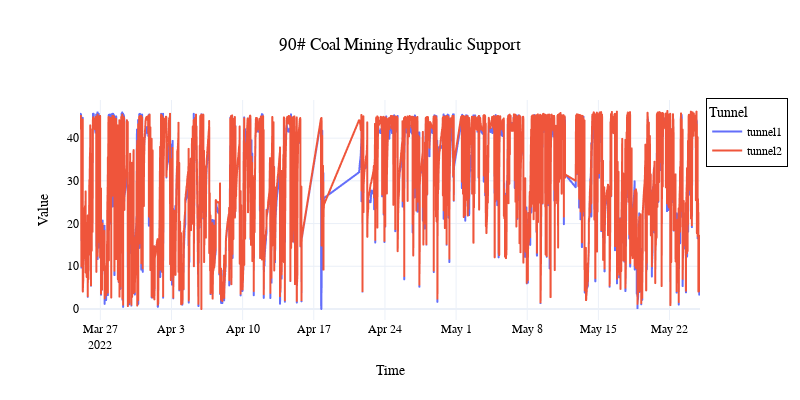

Notebook cell for this chart:
### Code cell
# 创建线图
title = '90# Coal Mining Hydraulic Support'
fig = px.line(prep_data[4], y=['tunnel1', 'tunnel2'], title=title)

# 更新布局和样式
fig.update_layout(
    template='plotly_white',  # 使用白色背景的模板
    title={'text': title, 'x':0.5, 'xanchor': 'center'},  # 居中标题
    xaxis_title="Time",
    yaxis_title="Value",
    legend_title="Tunnel",
    font=dict(
        family="Times New Roman, Times, serif",  # 更改字体为更适合学术的
        size=12,
        color="Black"
    )
)

# 设置图例位置
fig.update_layout(legend=dict(
    x=1.01,
    y=1.01,
    bordercolor="Black",
    borderwidth=1
))

# 调整图形尺寸（根据需要调整或删除这一行）
fig.update_layout(width=800, height=400)

# 显示图表
fig.show()

### Figure 1 — Plotly figure (JSON) as saved in the notebook; plotly's stock layout.template omitted (floating-point values rounded to 4 significant figures; data arrays with more than 128 entries replaced by an {"elided": "..."} marker saying what was removed)
{"data": [{"hovertemplate": "variable=tunnel1<br>time=%{x}<br>value=%{y}<extra></extra>", "legendgroup": "tunnel1", "line": {"color": "#636efa", "dash": "solid"}, "marker": {"symbol": "circle"}, "mode": "lines", "name": "tunnel1", "showlegend": true, "type": "scattergl", "x": {"elided": "17568 str values"}, "xaxis": "x", "y": {"elided": "17568 float values"}, "yaxis": "y"}, {"hovertemplate": "variable=tunnel2<br>time=%{x}<br>value=%{y}<extra></extra>", "legendgroup": "tunnel2", "line": {"color": "#EF553B", "dash": "solid"}, "marker": {"symbol": "circle"}, "mode": "lines", "name": "tunnel2", "showlegend": true, "type": "scattergl", "x": {"elided": "17568 str values"}, "xaxis": "x", "y": {"elided": "17568 float values"}, "yaxis": "y"}], "layout": {"font": {"color": "Black", "family": "Times New Roman, Times, serif", "size": 12}, "height": 400, "legend": {"bordercolor": "Black", "borderwidth": 1, "title": {"text": "Tunnel"}, "tracegroupgap": 0, "x": 1.01, "y": 1.01}, "title": {"text": "90# Coal Mining Hydraulic Support", "x": 0.5, "xanchor": "center"}, "width": 800, "xaxis": {"anchor": "y", "domain": [0, 1], "title": {"text": "Time"}}, "yaxis": {"anchor": "x", "domain": [0, 1], "title": {"text": "Value"}}}}
